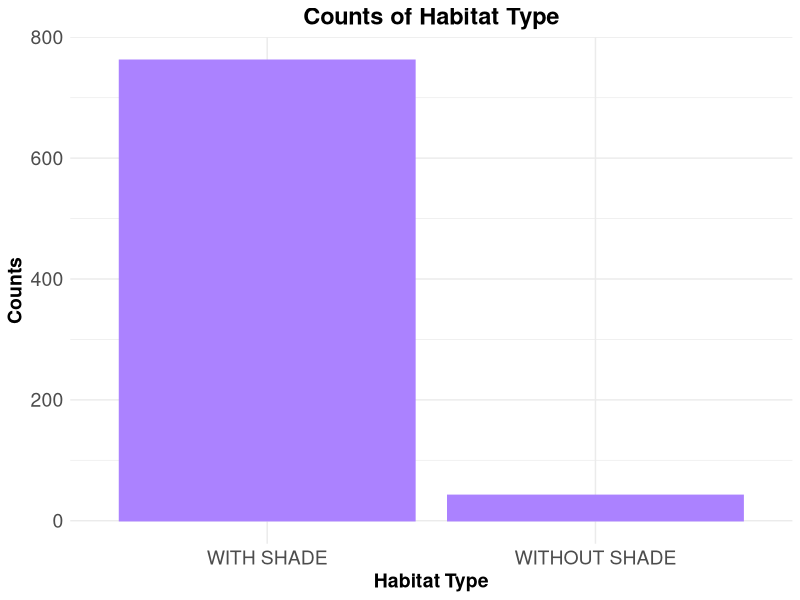
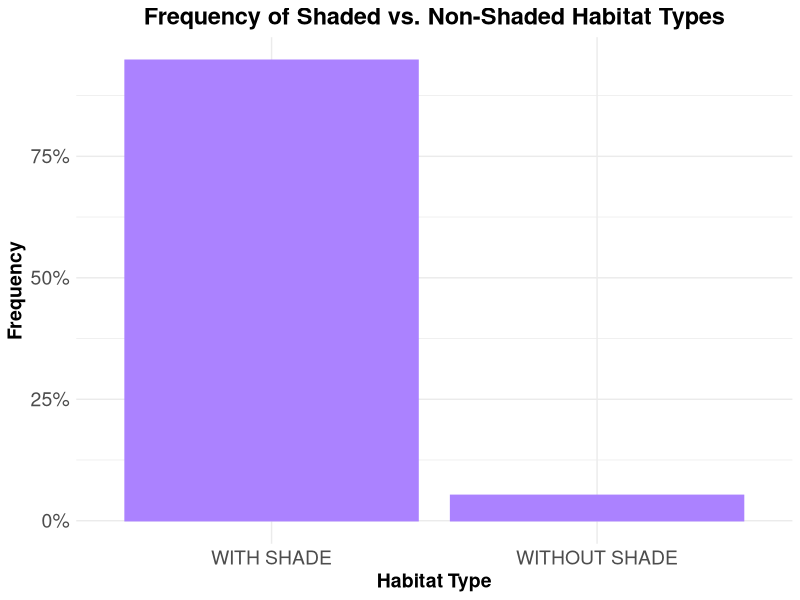
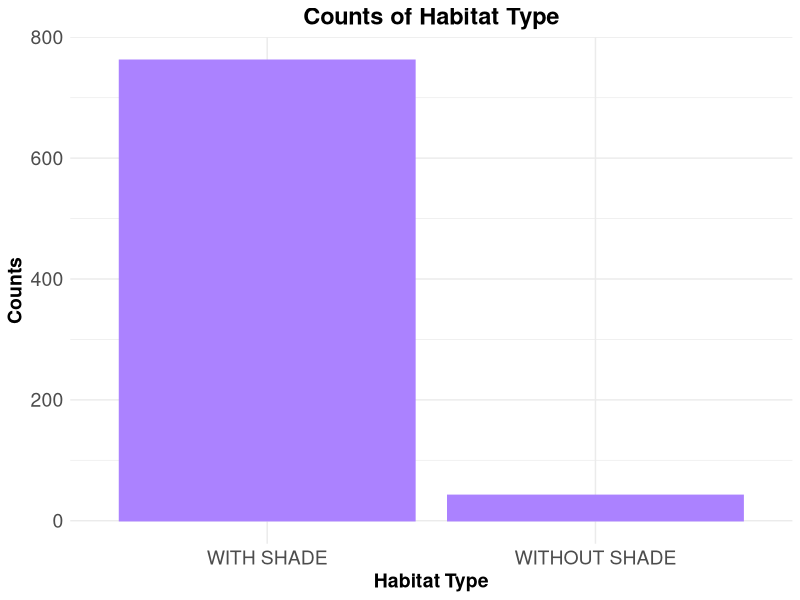
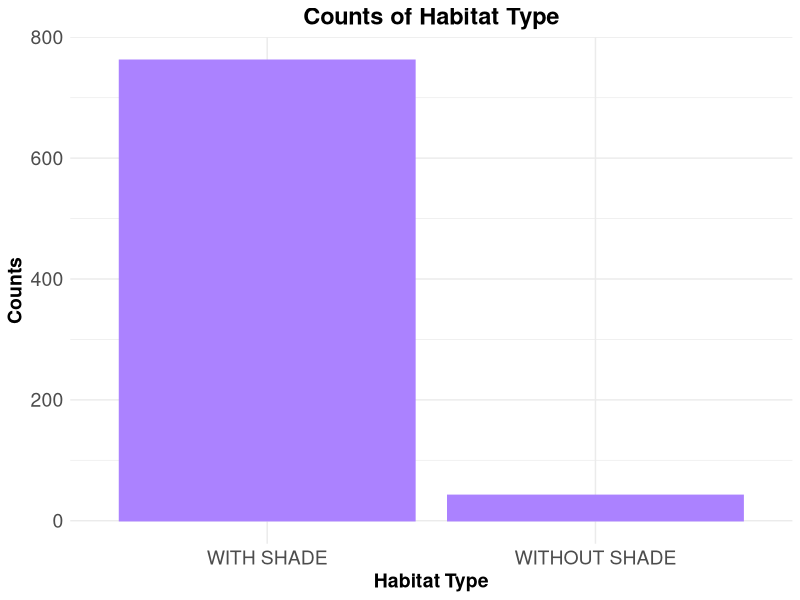
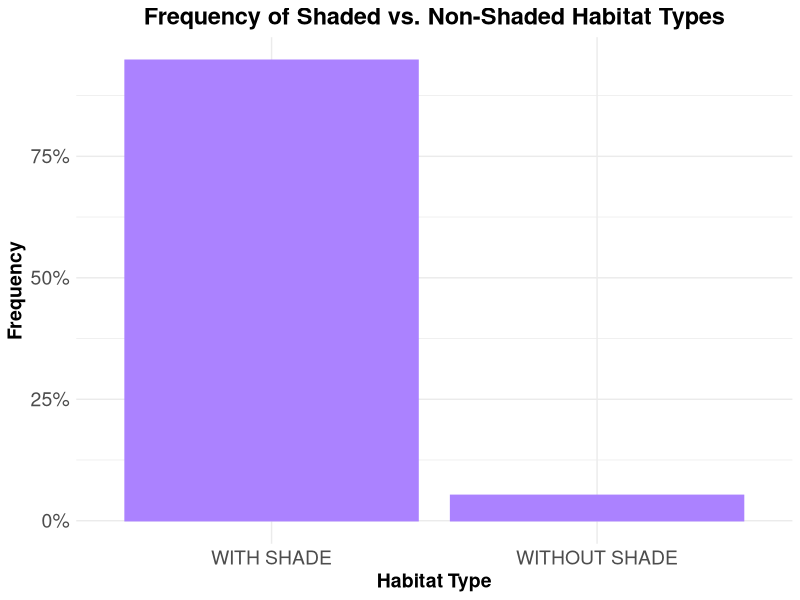
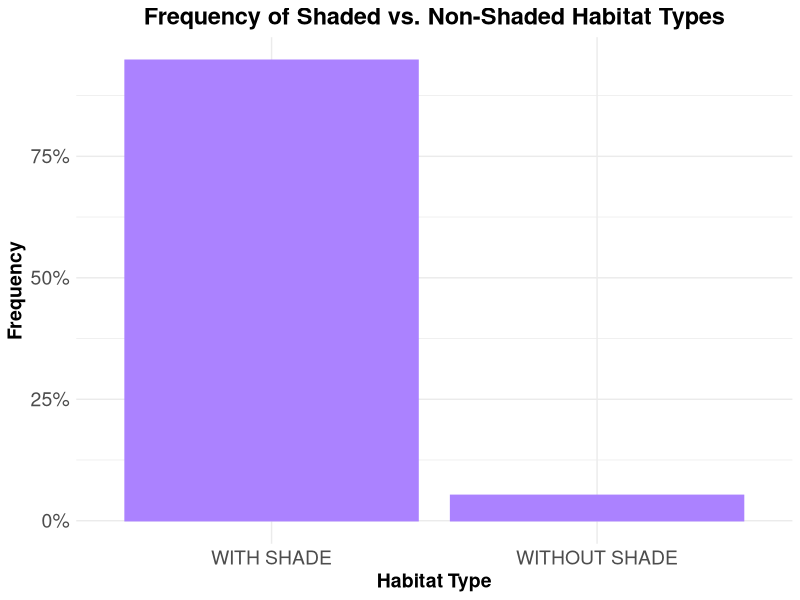

The R source for these figures, in order:
##clear environment
#rm(list=ls())

# load libraries
library(scales)
library(readr)
library(lubridate)
library(magrittr)
library(ggplot2)
library(car)
library(emmeans)
library(lme4)
library(ggthemes)
library(tidyverse) 

#read in data
prelim_tidy <- read_csv("_data/_tidy/prelim_data_tidycols.csv")
View(prelim_tidy)

#Omit any missing values:
summary(is.na(prelim_tidy))

prelim_temp<-na.omit(prelim_tidy)
View(prelim_temp)

##### OMIT OUTLIERS ###
prelim_temp2 <- prelim_temp
prelim_temp2$therm_t[prelim_temp2$therm_t >= 42] <- NA

View(prelim_temp2)

prelim_temp3<-na.omit(prelim_temp2)
View(prelim_temp3)

####combine levels
#Vertical climb and cling together; make Bp 1 category; St & Sq together
prelim_temp3$pos_beh[prelim_temp3$pos_beh == "Cb"] <- "Su"
prelim_temp3$pos_beh[prelim_temp3$pos_beh == "Br"] <- "Su"
prelim_temp3$pos_beh[prelim_temp3$pos_beh == "QM"] <- "Su"
prelim_temp3$pos_beh[prelim_temp3$pos_beh == "Vci"] <- "VC"
prelim_temp3$pos_beh[prelim_temp3$pos_beh == "Abp"] <- "Bp"
prelim_temp3$pos_beh[prelim_temp3$pos_beh == "BpS"] <- "Bp"
prelim_temp3$pos_beh[prelim_temp3$pos_beh == "BpW"] <- "Bp"
prelim_temp3$pos_beh[prelim_temp3$pos_beh == "Sq"] <- "St"

############
##re-order levels
prelim_temp3$time_od <- factor(prelim_temp3$time_od, levels = c("e_morning", "l_morning", "e_afternoon", "l_afternoon", "evening"))
prelim_temp3$pos_beh <- factor(prelim_temp3$pos_beh, levels = c("Ly", "St", "QS", "QW", "Bp", "Su", "VC"))

###change to factor & numeric
factor_cols <- c("pos_beh","context", "substrate", "hab_type", "individual")
numeric_cols <- c("sun", "therm_t", "t_lo", "t_hi", "amb_t")

prelim_temp3[factor_cols] <- lapply(prelim_temp3[factor_cols], as.factor)

prelim_temp3[numeric_cols] <- lapply(prelim_temp3[numeric_cols], as.numeric)

str(prelim_temp3)

####model
mod_2 <- lmer(therm_t ~ pos_beh + amb_t + sun + date + hab_type + 
                (1|individual), data = prelim_temp3)
summary(mod_2)
confint(mod_2)

###New dataset combining with vs. without shade habitat types
prelim_temp4 <- prelim_temp3
View(prelim_temp4)

#####combine habitat types
levels(prelim_temp4$hab_type)[levels(prelim_temp4$hab_type)=="WD"] <- "WITH SHADE"
levels(prelim_temp4$hab_type)[levels(prelim_temp4$hab_type)=="BMWD"] <- "WITH SHADE"
levels(prelim_temp4$hab_type)[levels(prelim_temp4$hab_type)=="BM"] <- "WITH SHADE"
levels(prelim_temp4$hab_type)[levels(prelim_temp4$hab_type)=="GA"] <- "WITH SHADE"
levels(prelim_temp4$hab_type)[levels(prelim_temp4$hab_type)=="GL"] <- "WITHOUT SHADE"


############
##re-order levels
prelim_temp4$time_od <- factor(prelim_temp4$time_od, levels = c("e_morning", "l_morning", "e_afternoon", "l_afternoon", "evening"))
prelim_temp4$pos_beh <- factor(prelim_temp4$pos_beh, levels = c("Bp", "Ly", "St", "QS", "QW", "Su", "VC"))
prelim_temp4$hab_type <- factor(prelim_temp4$hab_type, levels = c("WITH SHADE", "WITHOUT SHADE"))

###change to factor & numeric
factor_cols <- c("pos_beh","context", "substrate", "hab_type", "individual")
numeric_cols <- c("sun", "therm_t", "t_lo", "t_hi", "amb_t")

prelim_temp4[factor_cols] <- lapply(prelim_temp4[factor_cols], as.factor)

prelim_temp4[numeric_cols] <- lapply(prelim_temp4[numeric_cols], as.numeric)

str(prelim_temp4)

##model new dataset
mod_3 <- lmer(therm_t ~ pos_beh + amb_t + sun + date + hab_type + 
                (1|individual), data = prelim_temp4)
summary(mod_3) ###still no significant difference with habitat type (shaded vs. not)
confint(mod_3)

summary(prelim_temp4$hab_type) ###WITH SHADE: 762; WITHOUT SHADE: 42

###plot habitat type with vs. without shade

counts_shaded <- ggplot(prelim_temp4, aes(hab_type))+
  geom_bar(stat="count", fill = "mediumpurple1", colour = "mediumpurple1") + 
  ggtitle("Counts of Habitat Type") +
  scale_x_discrete(name = "Habitat Type", 
                   labels = c("WITH SHADE", "WITHOUT SHADE")) +
  scale_y_continuous(name = "Counts") +
  theme_minimal()+
  theme(axis.text.x=element_text(size=14),
        axis.text.y=element_text(size=14),
        axis.title.y=element_text(size=14, face="bold"),
        axis.title.x=element_text(size=14, face="bold"),
        plot.title = element_text(hjust = 0.5, size=17, face="bold"))

counts_shaded

##save plot
ggsave("counts_shaded.pdf", width=10, height=6, units="in")

ggsave("counts_shaded.png", width=10, height=6, units="in")

###frequency of shaded vs. not

freq_hab_type <- ggplot(prelim_temp4, aes(hab_type))+
  geom_bar(aes(y = (..count..)/sum(..count..)), bins = 10, 
                 fill = "mediumpurple1", colour = "mediumpurple1")+
  ggtitle("Frequency of Shaded vs. Non-Shaded Habitat Types") +
  scale_y_continuous(name = "Frequency", labels = percent)+
  scale_x_discrete(name = "Habitat Type")+
  theme_minimal()+
  theme(axis.text.x=element_text(size=14),
        axis.text.y=element_text(size=14),
        axis.title.y=element_text(size=14, face="bold"),
        axis.title.x=element_text(size=14, face="bold"),
        plot.title = element_text(hjust = 0.5, size=17, face="bold"))

freq_hab_type  

##save plot
ggsave("freq_hab_type.pdf", width=10, height=6, units="in")

ggsave("freq_hab_type.png", width=10, height=6, units="in")
